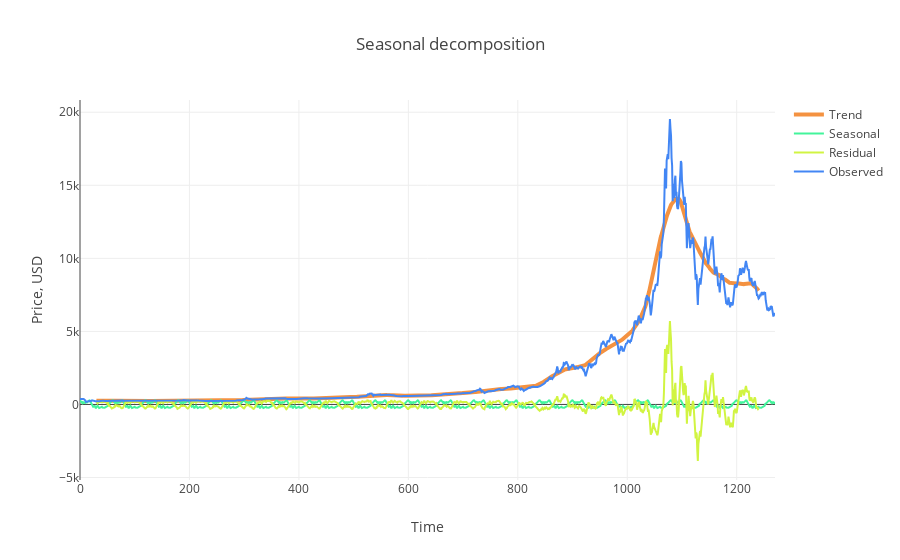

Notebook code cell kept with this figure:
### Code cell
# For Visualization, create a chart showing trend and seasonality

s = sm.tsa.seasonal_decompose(EV_data.Close.values, freq=60)

trace1 = go.Scatter(x = np.arange(0, len(s.trend), 1),y = s.trend,mode = 'lines',name = 'Trend',
    line = dict(color = ('rgb(244, 146, 65)'), width = 4))
trace2 = go.Scatter(x = np.arange(0, len(s.seasonal), 1),y = s.seasonal,mode = 'lines',name = 'Seasonal',
    line = dict(color = ('rgb(66, 244, 155)'), width = 2))
trace3 = go.Scatter(x = np.arange(0, len(s.resid), 1),y = s.resid,mode = 'lines',name = 'Residual',
    line = dict(color = ('rgb(209, 244, 66)'), width = 2))
trace4 = go.Scatter(x = np.arange(0, len(s.observed), 1),y = s.observed,mode = 'lines',name = 'Observed',
    line = dict(color = ('rgb(66, 134, 244)'), width = 2))

data = [trace1, trace2, trace3, trace4]
layout = dict(title = 'Seasonal decomposition', xaxis = dict(title = 'Time'), yaxis = dict(title = 'Price, USD'))
fig = dict(data=data, layout=layout)
py.iplot(fig, filename='seasonal_decomposition')

### Figure 1 — Plotly figure (JSON) as saved in the notebook; plotly's stock layout.template omitted (floating-point values rounded to 4 significant figures; data arrays with more than 128 entries replaced by an {"elided": "..."} marker saying what was removed)
{"data": [{"line": {"color": "rgb(244, 146, 65)", "width": 4}, "mode": "lines", "name": "Trend", "type": "scatter", "uid": "aa95acfc-9e9b-41b0-aa56-310ca891e8e1", "x": {"elided": "1271 int values"}, "y": {"elided": "1271 float values"}}, {"line": {"color": "rgb(66, 244, 155)", "width": 2}, "mode": "lines", "name": "Seasonal", "type": "scatter", "uid": "86ddc40e-3026-4db0-ab05-8dbc362f83b7", "x": {"elided": "1271 int values"}, "y": {"elided": "1271 float values"}}, {"line": {"color": "rgb(209, 244, 66)", "width": 2}, "mode": "lines", "name": "Residual", "type": "scatter", "uid": "4fd0255a-e677-4852-bf58-fe69e990836d", "x": {"elided": "1271 int values"}, "y": {"elided": "1271 float values"}}, {"line": {"color": "rgb(66, 134, 244)", "width": 2}, "mode": "lines", "name": "Observed", "type": "scatter", "uid": "16e8737a-ae63-4558-8f56-d2f4180b2aa7", "x": {"elided": "1271 int values"}, "y": {"elided": "1271 float values"}}], "layout": {"title": "Seasonal decomposition", "xaxis": {"title": "Time"}, "yaxis": {"title": "Price, USD"}}}
